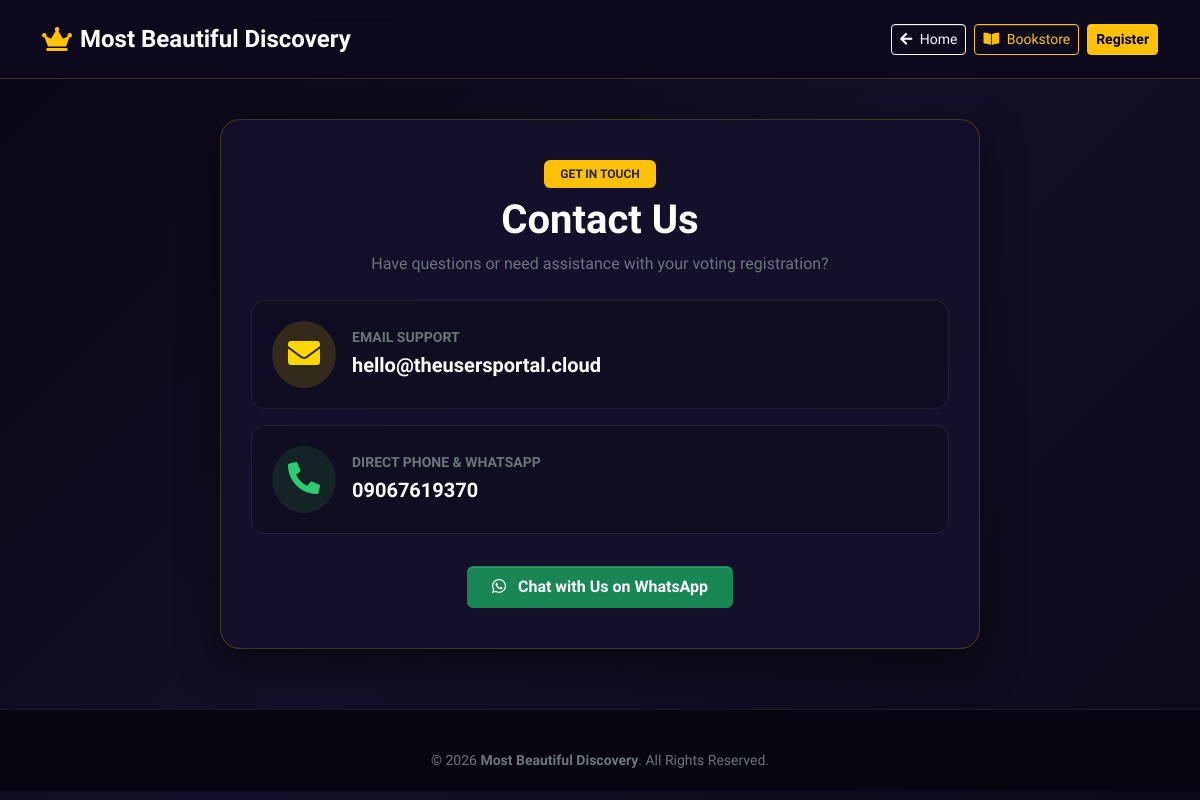
Before: /contact-us.php with the older database file.
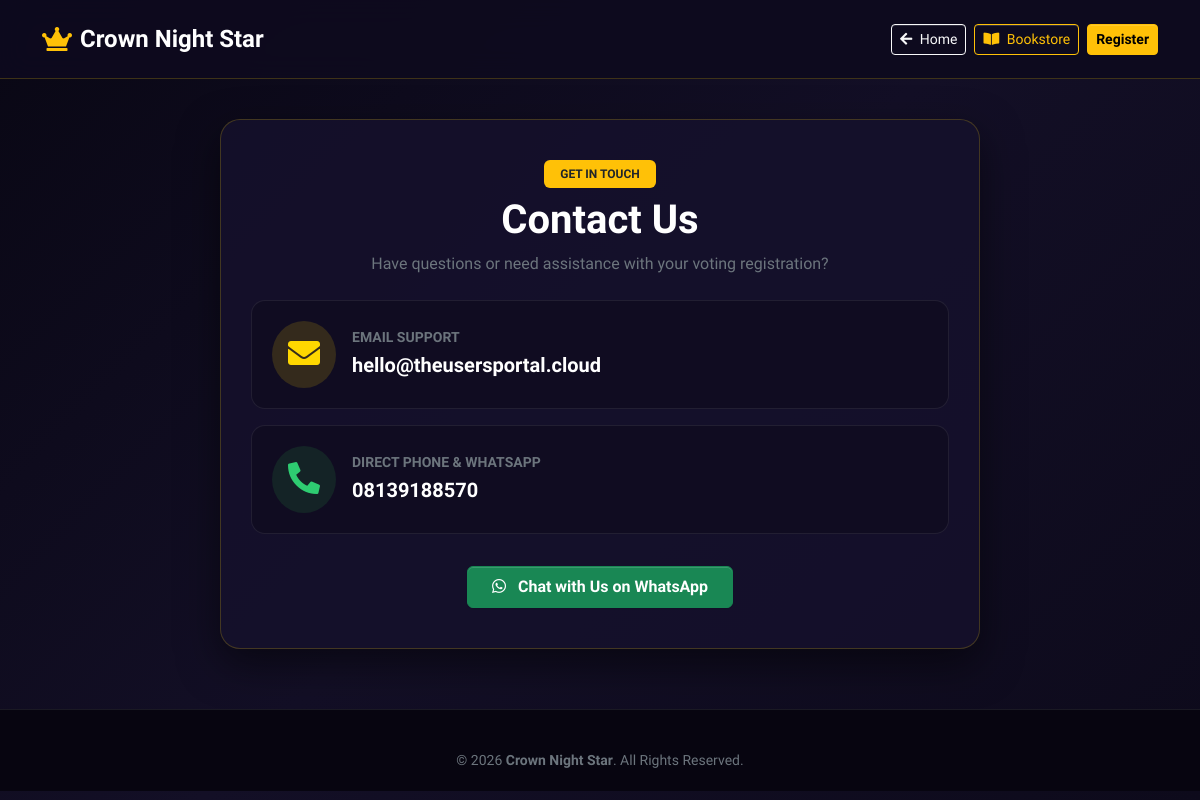
After: the same page with the newer database file.
### tables this page shows
CREATE TABLE IF NOT EXISTS `settings` (
  `id` INT(11) NOT NULL AUTO_INCREMENT,
  `name` VARCHAR(100) NOT NULL,
  `value` TEXT NOT NULL,
  `created_at` TIMESTAMP DEFAULT CURRENT_TIMESTAMP,
  `updated_at` TIMESTAMP DEFAULT CURRENT_TIMESTAMP ON UPDATE CURRENT_TIMESTAMP,
  PRIMARY KEY (`id`),
  UNIQUE KEY `idx_settings_name` (`name`)
);

### includes/settings.php (called while the page is built, shortened)
<?php
class Settings {
    private static array $cache = [];
    private static bool $loaded = false;
    private static function loadAll(): void {
        if (self::$loaded) {
            return;
        }
        try {
            $pdo = DB::pdo();
            $stmt = $pdo->query("SELECT name, value FROM settings");
            while ($row = $stmt->fetch()) {
                self::$cache[$row['name']] = $row['value'];
            }
            self::$loaded = true;
        } catch (Exception $e) {
            error_log("Settings load error: " . $e->getMessage());
        }
    }
    public static function get(string $name, $default = null) {
        self::loadAll();
        if (array_key_exists($name, self::$cache)) {
            return self::$cache[$name];
        }
        return $default;
    }
    public static function isRegistrationOpen(): bool {
        $val = self::get('registration_open', '1');
        return $val === '1' || $val === 'true' || $val === 1 || $val === true;
    }
}

### includes/security.php (called while the page is built, shortened)
<?php
class Security {
    public static function e(?string $string): string {
        return htmlspecialchars((string)$string, ENT_QUOTES, 'UTF-8');
    }
}
function e(?string $str): string {
    return Security::e($str);
}

### contact-us.php (the view, shortened to what this page needs)
<?php
$siteTitle = Settings::get('site_title', 'Crown Night Star');
$supportEmail = Settings::get('support_email', 'hello@theusersportal.cloud');
$supportPhone = Settings::get('support_phone', '08139188570');
$isRegistrationOpen = Settings::isRegistrationOpen();
?>
<!DOCTYPE html>
<html lang="en" data-bs-theme="dark">
<head>
    <link rel="stylesheet" href="assets2/css/bootstrap.min.css">
    <link rel="stylesheet" href="assets2/css/all.min.css">
</head>
<body>
<nav class="navbar navbar-expand-lg navbar-dark navbar-custom sticky-top py-3">
    <div class="container">
        <a class="navbar-brand fw-bold text-white d-flex align-items-center gap-2 fs-4" href="index.php">
            <i class="fas fa-crown text-warning"></i> <?= e($siteTitle) ?>
        </a>
        <div class="d-flex align-items-center gap-2">
            <a href="index.php" class="btn btn-outline-light btn-sm"><i class="fas fa-arrow-left me-1"></i> Home</a>
            <a href="bookstore.php" class="btn btn-outline-warning btn-sm"><i class="fas fa-book-open me-1"></i> Bookstore</a>
            <?php if ($isRegistrationOpen): ?>
                <a href="register.php" class="btn btn-warning btn-sm fw-bold">Register</a>
            <?php endif; ?>
        </div>
    </div>
</nav>
<div class="container">
    <div class="content-card">
        <div class="text-center mb-4">
            <span class="badge bg-warning text-dark fw-bold px-3 py-2 text-uppercase mb-2">Get in Touch</span>
            <h1 class="fw-bold text-white">Contact Us</h1>
            <p class="text-secondary">Have questions or need assistance with your voting registration?</p>
        </div>
        <div class="contact-box">
            <div class="p-3 rounded-circle" style="background: rgba(255, 215, 0, 0.15); color: #ffd700;">
                <i class="fas fa-envelope fa-2x"></i>
            </div>
            <div>
                <h6 class="text-secondary text-uppercase fw-bold small mb-1">Email Support</h6>
                <a href="mailto:<?= e($supportEmail) ?>" class="text-white fw-bold fs-5 text-decoration-none">
                    <?= e($supportEmail) ?>
                </a>
            </div>
        </div>
        <div class="contact-box">
            <div class="p-3 rounded-circle" style="background: rgba(40, 167, 69, 0.15); color: #2ecc71;">
                <i class="fas fa-phone-alt fa-2x"></i>
            </div>
            <div>
                <h6 class="text-secondary text-uppercase fw-bold small mb-1">Direct Phone & WhatsApp</h6>
                <a href="tel:<?= e($supportPhone) ?>" class="text-white fw-bold fs-5 text-decoration-none">
                    <?= e($supportPhone) ?>
                </a>
            </div>
        </div>
        <div class="text-center mt-4 pt-2">
            <a href="https://api.whatsapp.com/send?phone=<?= preg_replace('/[^0-9]/', '', $supportPhone) ?>&text=<?= urlencode("Hello, I need assistance with " . $siteTitle) ?>" target="_blank" class="btn btn-success fw-bold px-4 py-2">
                <i class="fab fa-whatsapp me-2"></i> Chat with Us on WhatsApp
            </a>
        </div>
    </div>
</div>
<footer>
    <div class="container text-center text-secondary small">
        &copy; <?= date('Y') ?> <strong><?= e($siteTitle) ?></strong>. All Rights Reserved.
    </div>
</footer>
</body>
</html>

### contact-us.php (style rules this page uses)
body { font-family: 'Plus Jakarta Sans', sans-serif; background: linear-gradient(135deg, #090714 0%, #130f26 50%, #0d0a1b 100%); color: #e2e8f0; min-height: 100vh; }
.navbar-custom { background: rgba(14, 11, 30, 0.9); backdrop-filter: blur(14px); border-bottom: 1px solid rgba(255, 215, 0, 0.2); }
.content-card { background: rgba(22, 17, 44, 0.85); border: 1px solid rgba(255, 215, 0, 0.2); border-radius: 20px; padding: 40px 30px; margin: 40px auto; max-width: 760px; box-shadow: 0 15px 40px rgba(0, 0, 0, 0.5); }
.contact-box { background: rgba(15, 12, 32, 0.8); border: 1px solid rgba(255, 255, 255, 0.08); border-radius: 14px; padding: 20px; margin-bottom: 16px; display: flex; align-items: center; gap: 16px; }
footer { background: #070510; border-top: 1px solid rgba(255, 255, 255, 0.08); padding: 40px 0 20px; margin-top: 60px; }

Changed rows visible on the page:
changed settings: value "Most Beautiful Discovery" → "Crown Night Star"
changed settings (number 2 of 2 on the later page): name "09067619370" → "08139188570"
